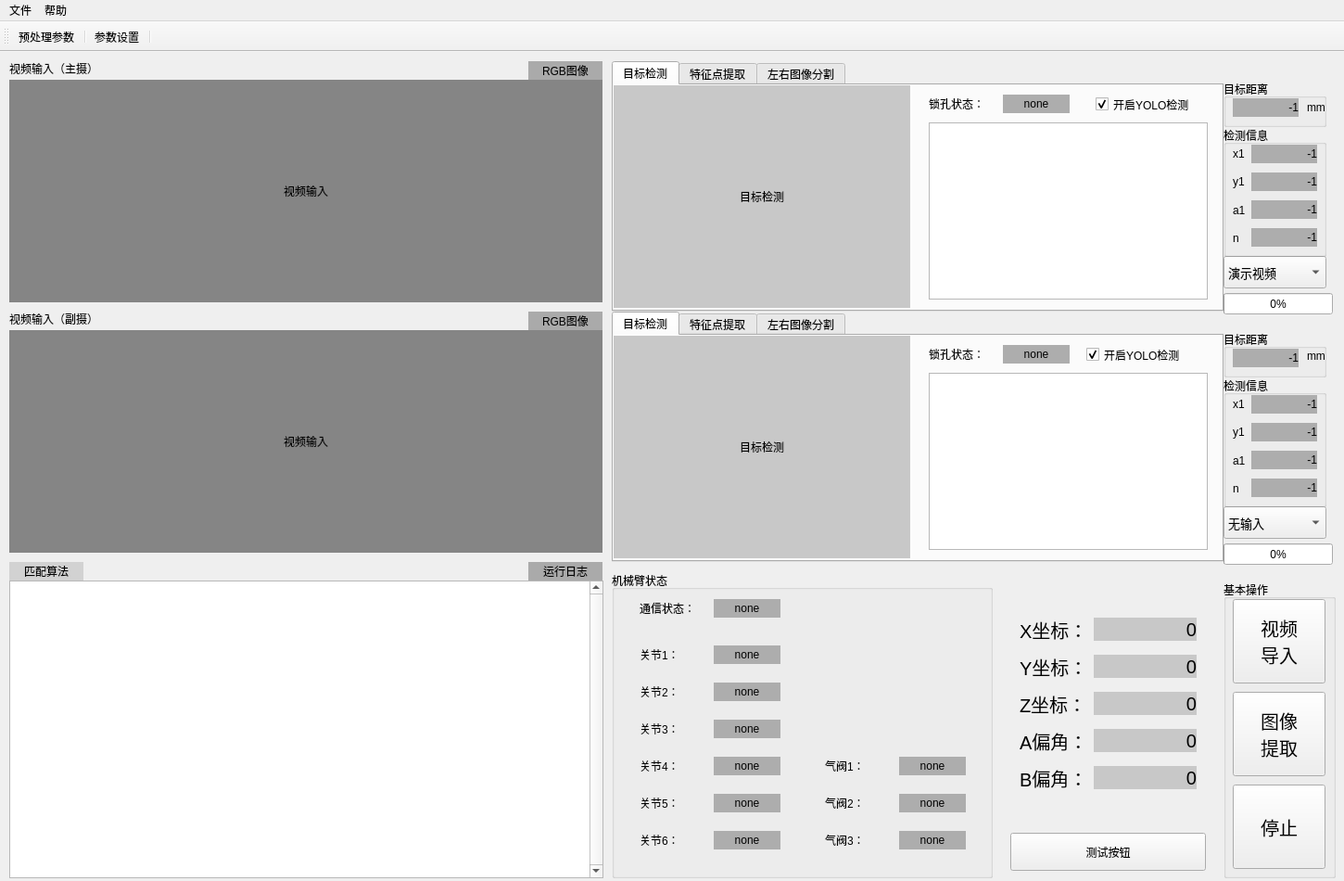
<?xml version="1.0" encoding="UTF-8"?>
<ui version="4.0">
 <class>CvSystemClass</class>
 <widget class="QMainWindow" name="CvSystemClass">
  <property name="geometry">
   <rect>
    <x>0</x>
    <y>0</y>
    <width>1450</width>
    <height>950</height>
   </rect>
  </property>
  <property name="minimumSize">
   <size>
    <width>1450</width>
    <height>950</height>
   </size>
  </property>
  <property name="maximumSize">
   <size>
    <width>1450</width>
    <height>950</height>
   </size>
  </property>
  <property name="windowTitle">
   <string>CvSystem</string>
  </property>
  <widget class="QWidget" name="centralWidget">
   <widget class="QLabel" name="label">
    <property name="geometry">
     <rect>
      <x>10</x>
      <y>10</y>
      <width>141</width>
      <height>16</height>
     </rect>
    </property>
    <property name="text">
     <string>视频输入（主摄）</string>
    </property>
   </widget>
   <widget class="QLabel" name="displayStatus_Label">
    <property name="geometry">
     <rect>
      <x>570</x>
      <y>10</y>
      <width>80</width>
      <height>20</height>
     </rect>
    </property>
    <property name="styleSheet">
     <string notr="true">background-color: rgb(170, 170, 170);</string>
    </property>
    <property name="text">
     <string>RGB图像</string>
    </property>
    <property name="alignment">
     <set>Qt::AlignCenter</set>
    </property>
   </widget>
   <widget class="QLabel" name="videoLabel">
    <property name="geometry">
     <rect>
      <x>10</x>
      <y>30</y>
      <width>640</width>
      <height>240</height>
     </rect>
    </property>
    <property name="layoutDirection">
     <enum>Qt::LeftToRight</enum>
    </property>
    <property name="styleSheet">
     <string notr="true">background-color: rgb(133, 133, 133);</string>
    </property>
    <property name="text">
     <string>视频输入</string>
    </property>
    <property name="textFormat">
     <enum>Qt::AutoText</enum>
    </property>
    <property name="alignment">
     <set>Qt::AlignCenter</set>
    </property>
   </widget>
   <widget class="QTabWidget" name="tabWidget">
    <property name="geometry">
     <rect>
      <x>660</x>
      <y>10</y>
      <width>660</width>
      <height>270</height>
     </rect>
    </property>
    <property name="currentIndex">
     <number>0</number>
    </property>
    <widget class="QWidget" name="tab">
     <attribute name="title">
      <string>目标检测</string>
     </attribute>
     <widget class="QLabel" name="detectionFrame_Label_1">
      <property name="geometry">
       <rect>
        <x>0</x>
        <y>0</y>
        <width>320</width>
        <height>240</height>
       </rect>
      </property>
      <property name="autoFillBackground">
       <bool>false</bool>
      </property>
      <property name="styleSheet">
       <string notr="true">
background-color: rgb(200, 200, 200);</string>
      </property>
      <property name="text">
       <string>目标检测</string>
      </property>
      <property name="textFormat">
       <enum>Qt::AutoText</enum>
      </property>
      <property name="alignment">
       <set>Qt::AlignCenter</set>
      </property>
     </widget>
     <widget class="QLabel" name="label_29">
      <property name="geometry">
       <rect>
        <x>340</x>
        <y>10</y>
        <width>72</width>
        <height>20</height>
       </rect>
      </property>
      <property name="text">
       <string>锁孔状态：</string>
      </property>
     </widget>
     <widget class="QLabel" name="lockStatus_label_1">
      <property name="geometry">
       <rect>
        <x>420</x>
        <y>10</y>
        <width>72</width>
        <height>20</height>
       </rect>
      </property>
      <property name="styleSheet">
       <string notr="true">background-color: rgb(173, 173, 173);</string>
      </property>
      <property name="text">
       <string>none</string>
      </property>
      <property name="alignment">
       <set>Qt::AlignCenter</set>
      </property>
     </widget>
     <widget class="QCheckBox" name="isYolo_checkBox_1">
      <property name="geometry">
       <rect>
        <x>520</x>
        <y>10</y>
        <width>121</width>
        <height>21</height>
       </rect>
      </property>
      <property name="text">
       <string>开启YOLO检测</string>
      </property>
      <property name="checked">
       <bool>true</bool>
      </property>
     </widget>
     <widget class="QTextBrowser" name="yolo_textBrowser_1">
      <property name="geometry">
       <rect>
        <x>340</x>
        <y>40</y>
        <width>301</width>
        <height>191</height>
       </rect>
      </property>
     </widget>
    </widget>
    <widget class="QWidget" name="tab_2">
     <attribute name="title">
      <string>特征点提取</string>
     </attribute>
     <widget class="QLabel" name="matchFrame_Label_1">
      <property name="geometry">
       <rect>
        <x>0</x>
        <y>0</y>
        <width>640</width>
        <height>240</height>
       </rect>
      </property>
      <property name="autoFillBackground">
       <bool>false</bool>
      </property>
      <property name="styleSheet">
       <string notr="true">
background-color: rgb(200, 200, 200);</string>
      </property>
      <property name="text">
       <string>特征点提取</string>
      </property>
      <property name="textFormat">
       <enum>Qt::AutoText</enum>
      </property>
      <property name="alignment">
       <set>Qt::AlignCenter</set>
      </property>
     </widget>
    </widget>
    <widget class="QWidget" name="tab_3">
     <attribute name="title">
      <string>左右图像分割</string>
     </attribute>
     <widget class="QLabel" name="rightFrame_Label_1">
      <property name="geometry">
       <rect>
        <x>330</x>
        <y>0</y>
        <width>320</width>
        <height>240</height>
       </rect>
      </property>
      <property name="autoFillBackground">
       <bool>false</bool>
      </property>
      <property name="styleSheet">
       <string notr="true">
background-color: rgb(200, 200, 200);</string>
      </property>
      <property name="text">
       <string>右摄像头图像</string>
      </property>
      <property name="textFormat">
       <enum>Qt::AutoText</enum>
      </property>
      <property name="alignment">
       <set>Qt::AlignCenter</set>
      </property>
     </widget>
     <widget class="QLabel" name="leftFrame_Label_1">
      <property name="geometry">
       <rect>
        <x>0</x>
        <y>0</y>
        <width>320</width>
        <height>240</height>
       </rect>
      </property>
      <property name="autoFillBackground">
       <bool>false</bool>
      </property>
      <property name="styleSheet">
       <string notr="true">
background-color: rgb(200, 200, 200);</string>
      </property>
      <property name="text">
       <string>左摄像头图像</string>
      </property>
      <property name="textFormat">
       <enum>Qt::AutoText</enum>
      </property>
      <property name="alignment">
       <set>Qt::AlignCenter</set>
      </property>
     </widget>
    </widget>
   </widget>
   <widget class="QTextBrowser" name="textBrowser">
    <property name="geometry">
     <rect>
      <x>10</x>
      <y>570</y>
      <width>641</width>
      <height>321</height>
     </rect>
    </property>
    <property name="verticalScrollBarPolicy">
     <enum>Qt::ScrollBarAlwaysOn</enum>
    </property>
   </widget>
   <widget class="QLabel" name="displayStatus_Label_2">
    <property name="geometry">
     <rect>
      <x>570</x>
      <y>280</y>
      <width>80</width>
      <height>20</height>
     </rect>
    </property>
    <property name="styleSheet">
     <string notr="true">background-color: rgb(170, 170, 170);</string>
    </property>
    <property name="text">
     <string>RGB图像</string>
    </property>
    <property name="alignment">
     <set>Qt::AlignCenter</set>
    </property>
   </widget>
   <widget class="QLabel" name="label_2">
    <property name="geometry">
     <rect>
      <x>10</x>
      <y>280</y>
      <width>141</width>
      <height>16</height>
     </rect>
    </property>
    <property name="text">
     <string>视频输入（副摄）</string>
    </property>
   </widget>
   <widget class="QLabel" name="videoLabel_2">
    <property name="geometry">
     <rect>
      <x>10</x>
      <y>300</y>
      <width>640</width>
      <height>240</height>
     </rect>
    </property>
    <property name="layoutDirection">
     <enum>Qt::LeftToRight</enum>
    </property>
    <property name="styleSheet">
     <string notr="true">background-color: rgb(133, 133, 133);</string>
    </property>
    <property name="text">
     <string>视频输入</string>
    </property>
    <property name="textFormat">
     <enum>Qt::AutoText</enum>
    </property>
    <property name="alignment">
     <set>Qt::AlignCenter</set>
    </property>
   </widget>
   <widget class="QLabel" name="label_X">
    <property name="geometry">
     <rect>
      <x>1180</x>
      <y>610</y>
      <width>111</width>
      <height>25</height>
     </rect>
    </property>
    <property name="font">
     <font>
      <pointsize>15</pointsize>
     </font>
    </property>
    <property name="styleSheet">
     <string notr="true">background-color: rgb(200, 200, 200);</string>
    </property>
    <property name="text">
     <string>0</string>
    </property>
    <property name="alignment">
     <set>Qt::AlignRight|Qt::AlignTrailing|Qt::AlignVCenter</set>
    </property>
   </widget>
   <widget class="QLabel" name="label_Z">
    <property name="geometry">
     <rect>
      <x>1180</x>
      <y>690</y>
      <width>111</width>
      <height>25</height>
     </rect>
    </property>
    <property name="font">
     <font>
      <pointsize>15</pointsize>
     </font>
    </property>
    <property name="styleSheet">
     <string notr="true">background-color: rgb(200, 200, 200);</string>
    </property>
    <property name="text">
     <string>0</string>
    </property>
    <property name="alignment">
     <set>Qt::AlignRight|Qt::AlignTrailing|Qt::AlignVCenter</set>
    </property>
   </widget>
   <widget class="QLabel" name="label_A">
    <property name="geometry">
     <rect>
      <x>1180</x>
      <y>730</y>
      <width>111</width>
      <height>25</height>
     </rect>
    </property>
    <property name="font">
     <font>
      <pointsize>15</pointsize>
     </font>
    </property>
    <property name="styleSheet">
     <string notr="true">background-color: rgb(200, 200, 200);</string>
    </property>
    <property name="text">
     <string>0</string>
    </property>
    <property name="alignment">
     <set>Qt::AlignRight|Qt::AlignTrailing|Qt::AlignVCenter</set>
    </property>
   </widget>
   <widget class="QLabel" name="label_3">
    <property name="geometry">
     <rect>
      <x>1100</x>
      <y>610</y>
      <width>80</width>
      <height>25</height>
     </rect>
    </property>
    <property name="font">
     <font>
      <pointsize>15</pointsize>
     </font>
    </property>
    <property name="text">
     <string>X坐标：</string>
    </property>
   </widget>
   <widget class="QLabel" name="label_Y">
    <property name="geometry">
     <rect>
      <x>1180</x>
      <y>650</y>
      <width>111</width>
      <height>25</height>
     </rect>
    </property>
    <property name="font">
     <font>
      <pointsize>15</pointsize>
     </font>
    </property>
    <property name="styleSheet">
     <string notr="true">background-color: rgb(200, 200, 200);</string>
    </property>
    <property name="text">
     <string>0</string>
    </property>
    <property name="alignment">
     <set>Qt::AlignRight|Qt::AlignTrailing|Qt::AlignVCenter</set>
    </property>
   </widget>
   <widget class="QLabel" name="label_4">
    <property name="geometry">
     <rect>
      <x>1100</x>
      <y>650</y>
      <width>80</width>
      <height>25</height>
     </rect>
    </property>
    <property name="font">
     <font>
      <pointsize>15</pointsize>
     </font>
    </property>
    <property name="text">
     <string>Y坐标：</string>
    </property>
   </widget>
   <widget class="QLabel" name="label_5">
    <property name="geometry">
     <rect>
      <x>1100</x>
      <y>690</y>
      <width>80</width>
      <height>25</height>
     </rect>
    </property>
    <property name="font">
     <font>
      <pointsize>15</pointsize>
     </font>
    </property>
    <property name="text">
     <string>Z坐标：</string>
    </property>
   </widget>
   <widget class="QLabel" name="label_6">
    <property name="geometry">
     <rect>
      <x>1100</x>
      <y>730</y>
      <width>80</width>
      <height>25</height>
     </rect>
    </property>
    <property name="font">
     <font>
      <pointsize>15</pointsize>
     </font>
    </property>
    <property name="text">
     <string>A偏角：</string>
    </property>
   </widget>
   <widget class="QLabel" name="label_B">
    <property name="geometry">
     <rect>
      <x>1180</x>
      <y>770</y>
      <width>111</width>
      <height>25</height>
     </rect>
    </property>
    <property name="font">
     <font>
      <pointsize>15</pointsize>
     </font>
    </property>
    <property name="styleSheet">
     <string notr="true">background-color: rgb(200, 200, 200);</string>
    </property>
    <property name="text">
     <string>0</string>
    </property>
    <property name="alignment">
     <set>Qt::AlignRight|Qt::AlignTrailing|Qt::AlignVCenter</set>
    </property>
   </widget>
   <widget class="QLabel" name="label_7">
    <property name="geometry">
     <rect>
      <x>1100</x>
      <y>770</y>
      <width>80</width>
      <height>25</height>
     </rect>
    </property>
    <property name="font">
     <font>
      <pointsize>15</pointsize>
     </font>
    </property>
    <property name="text">
     <string>B偏角：</string>
    </property>
   </widget>
   <widget class="QComboBox" name="capType_comboBox">
    <property name="geometry">
     <rect>
      <x>1320</x>
      <y>220</y>
      <width>111</width>
      <height>35</height>
     </rect>
    </property>
    <property name="sizePolicy">
     <sizepolicy hsizetype="Minimum" vsizetype="Fixed">
      <horstretch>0</horstretch>
      <verstretch>0</verstretch>
     </sizepolicy>
    </property>
    <property name="font">
     <font>
      <pointsize>10</pointsize>
     </font>
    </property>
    <property name="autoFillBackground">
     <bool>false</bool>
    </property>
    <item>
     <property name="text">
      <string>演示视频</string>
     </property>
    </item>
    <item>
     <property name="text">
      <string>摄像头1</string>
     </property>
    </item>
   </widget>
   <widget class="QProgressBar" name="extract_progressBar">
    <property name="geometry">
     <rect>
      <x>1320</x>
      <y>260</y>
      <width>118</width>
      <height>23</height>
     </rect>
    </property>
    <property name="value">
     <number>0</number>
    </property>
   </widget>
   <widget class="QLabel" name="matchType_Label">
    <property name="geometry">
     <rect>
      <x>10</x>
      <y>550</y>
      <width>80</width>
      <height>20</height>
     </rect>
    </property>
    <property name="styleSheet">
     <string notr="true">background-color: rgb(210, 210, 210);</string>
    </property>
    <property name="text">
     <string>匹配算法</string>
    </property>
    <property name="alignment">
     <set>Qt::AlignCenter</set>
    </property>
   </widget>
   <widget class="QComboBox" name="capType_comboBox_2">
    <property name="geometry">
     <rect>
      <x>1320</x>
      <y>490</y>
      <width>111</width>
      <height>35</height>
     </rect>
    </property>
    <property name="sizePolicy">
     <sizepolicy hsizetype="Minimum" vsizetype="Fixed">
      <horstretch>0</horstretch>
      <verstretch>0</verstretch>
     </sizepolicy>
    </property>
    <property name="font">
     <font>
      <pointsize>10</pointsize>
     </font>
    </property>
    <property name="autoFillBackground">
     <bool>false</bool>
    </property>
    <item>
     <property name="text">
      <string>无输入</string>
     </property>
    </item>
    <item>
     <property name="text">
      <string>演示视频</string>
     </property>
    </item>
    <item>
     <property name="text">
      <string>摄像头2</string>
     </property>
    </item>
   </widget>
   <widget class="QProgressBar" name="extract_progressBar_2">
    <property name="geometry">
     <rect>
      <x>1320</x>
      <y>530</y>
      <width>118</width>
      <height>23</height>
     </rect>
    </property>
    <property name="value">
     <number>0</number>
    </property>
   </widget>
   <widget class="QTabWidget" name="tabWidget_2">
    <property name="geometry">
     <rect>
      <x>660</x>
      <y>280</y>
      <width>660</width>
      <height>270</height>
     </rect>
    </property>
    <property name="currentIndex">
     <number>0</number>
    </property>
    <widget class="QWidget" name="tab_4">
     <attribute name="title">
      <string>目标检测</string>
     </attribute>
     <widget class="QLabel" name="detectionFrame_Label_2">
      <property name="geometry">
       <rect>
        <x>0</x>
        <y>0</y>
        <width>320</width>
        <height>240</height>
       </rect>
      </property>
      <property name="autoFillBackground">
       <bool>false</bool>
      </property>
      <property name="styleSheet">
       <string notr="true">
background-color: rgb(200, 200, 200);</string>
      </property>
      <property name="text">
       <string>目标检测</string>
      </property>
      <property name="textFormat">
       <enum>Qt::AutoText</enum>
      </property>
      <property name="alignment">
       <set>Qt::AlignCenter</set>
      </property>
     </widget>
     <widget class="QLabel" name="label_37">
      <property name="geometry">
       <rect>
        <x>340</x>
        <y>10</y>
        <width>72</width>
        <height>20</height>
       </rect>
      </property>
      <property name="text">
       <string>锁孔状态：</string>
      </property>
     </widget>
     <widget class="QLabel" name="lockStatus_label_2">
      <property name="geometry">
       <rect>
        <x>420</x>
        <y>10</y>
        <width>72</width>
        <height>20</height>
       </rect>
      </property>
      <property name="styleSheet">
       <string notr="true">background-color: rgb(173, 173, 173);</string>
      </property>
      <property name="text">
       <string>none</string>
      </property>
      <property name="alignment">
       <set>Qt::AlignCenter</set>
      </property>
     </widget>
     <widget class="QCheckBox" name="isYolo_checkBox_2">
      <property name="geometry">
       <rect>
        <x>510</x>
        <y>10</y>
        <width>121</width>
        <height>21</height>
       </rect>
      </property>
      <property name="text">
       <string>开启YOLO检测</string>
      </property>
      <property name="checked">
       <bool>true</bool>
      </property>
     </widget>
     <widget class="QTextBrowser" name="yolo_textBrowser_2">
      <property name="geometry">
       <rect>
        <x>340</x>
        <y>40</y>
        <width>301</width>
        <height>191</height>
       </rect>
      </property>
     </widget>
    </widget>
    <widget class="QWidget" name="tab_5">
     <attribute name="title">
      <string>特征点提取</string>
     </attribute>
     <widget class="QLabel" name="matchFrame_Label_2">
      <property name="geometry">
       <rect>
        <x>0</x>
        <y>0</y>
        <width>640</width>
        <height>240</height>
       </rect>
      </property>
      <property name="autoFillBackground">
       <bool>false</bool>
      </property>
      <property name="styleSheet">
       <string notr="true">
background-color: rgb(200, 200, 200);</string>
      </property>
      <property name="text">
       <string>特征点提取</string>
      </property>
      <property name="textFormat">
       <enum>Qt::AutoText</enum>
      </property>
      <property name="alignment">
       <set>Qt::AlignCenter</set>
      </property>
     </widget>
    </widget>
    <widget class="QWidget" name="tab_6">
     <attribute name="title">
      <string>左右图像分割</string>
     </attribute>
     <widget class="QLabel" name="rightFrame_Label_2">
      <property name="geometry">
       <rect>
        <x>330</x>
        <y>0</y>
        <width>320</width>
        <height>240</height>
       </rect>
      </property>
      <property name="autoFillBackground">
       <bool>false</bool>
      </property>
      <property name="styleSheet">
       <string notr="true">
background-color: rgb(200, 200, 200);</string>
      </property>
      <property name="text">
       <string>右摄像头图像</string>
      </property>
      <property name="textFormat">
       <enum>Qt::AutoText</enum>
      </property>
      <property name="alignment">
       <set>Qt::AlignCenter</set>
      </property>
     </widget>
     <widget class="QLabel" name="leftFrame_Label_2">
      <property name="geometry">
       <rect>
        <x>0</x>
        <y>0</y>
        <width>320</width>
        <height>240</height>
       </rect>
      </property>
      <property name="autoFillBackground">
       <bool>false</bool>
      </property>
      <property name="styleSheet">
       <string notr="true">
background-color: rgb(200, 200, 200);</string>
      </property>
      <property name="text">
       <string>左摄像头图像</string>
      </property>
      <property name="textFormat">
       <enum>Qt::AutoText</enum>
      </property>
      <property name="alignment">
       <set>Qt::AlignCenter</set>
      </property>
     </widget>
    </widget>
   </widget>
   <widget class="QLabel" name="label_8">
    <property name="geometry">
     <rect>
      <x>1520</x>
      <y>930</y>
      <width>270</width>
      <height>22</height>
     </rect>
    </property>
    <property name="font">
     <font>
      <family>楷体</family>
      <pointsize>14</pointsize>
     </font>
    </property>
    <property name="layoutDirection">
     <enum>Qt::LeftToRight</enum>
    </property>
    <property name="text">
     <string>集装箱扭锁视觉识别系统 v2.0</string>
    </property>
   </widget>
   <widget class="QLabel" name="logName_Label">
    <property name="geometry">
     <rect>
      <x>570</x>
      <y>550</y>
      <width>80</width>
      <height>20</height>
     </rect>
    </property>
    <property name="styleSheet">
     <string notr="true">background-color: rgb(170, 170, 170);</string>
    </property>
    <property name="text">
     <string>运行日志</string>
    </property>
    <property name="alignment">
     <set>Qt::AlignCenter</set>
    </property>
   </widget>
   <widget class="QGroupBox" name="groupBox">
    <property name="geometry">
     <rect>
      <x>660</x>
      <y>560</y>
      <width>411</width>
      <height>331</height>
     </rect>
    </property>
    <property name="title">
     <string>机械臂状态</string>
    </property>
    <widget class="QLabel" name="label_9">
     <property name="geometry">
      <rect>
       <x>30</x>
       <y>30</y>
       <width>72</width>
       <height>20</height>
      </rect>
     </property>
     <property name="text">
      <string>通信状态：</string>
     </property>
    </widget>
    <widget class="QLabel" name="label_10">
     <property name="geometry">
      <rect>
       <x>110</x>
       <y>30</y>
       <width>72</width>
       <height>20</height>
      </rect>
     </property>
     <property name="styleSheet">
      <string notr="true">background-color: rgb(173, 173, 173);</string>
     </property>
     <property name="text">
      <string>none</string>
     </property>
     <property name="alignment">
      <set>Qt::AlignCenter</set>
     </property>
    </widget>
    <widget class="QLabel" name="label_11">
     <property name="geometry">
      <rect>
       <x>30</x>
       <y>80</y>
       <width>72</width>
       <height>20</height>
      </rect>
     </property>
     <property name="text">
      <string>关节1：</string>
     </property>
    </widget>
    <widget class="QLabel" name="label_12">
     <property name="geometry">
      <rect>
       <x>110</x>
       <y>80</y>
       <width>72</width>
       <height>20</height>
      </rect>
     </property>
     <property name="styleSheet">
      <string notr="true">background-color: rgb(173, 173, 173);</string>
     </property>
     <property name="text">
      <string>none</string>
     </property>
     <property name="alignment">
      <set>Qt::AlignCenter</set>
     </property>
    </widget>
    <widget class="QLabel" name="label_13">
     <property name="geometry">
      <rect>
       <x>30</x>
       <y>120</y>
       <width>72</width>
       <height>20</height>
      </rect>
     </property>
     <property name="text">
      <string>关节2：</string>
     </property>
    </widget>
    <widget class="QLabel" name="label_14">
     <property name="geometry">
      <rect>
       <x>110</x>
       <y>120</y>
       <width>72</width>
       <height>20</height>
      </rect>
     </property>
     <property name="styleSheet">
      <string notr="true">background-color: rgb(173, 173, 173);</string>
     </property>
     <property name="text">
      <string>none</string>
     </property>
     <property name="alignment">
      <set>Qt::AlignCenter</set>
     </property>
    </widget>
    <widget class="QLabel" name="label_15">
     <property name="geometry">
      <rect>
       <x>30</x>
       <y>160</y>
       <width>72</width>
       <height>20</height>
      </rect>
     </property>
     <property name="text">
      <string>关节3：</string>
     </property>
    </widget>
    <widget class="QLabel" name="label_16">
     <property name="geometry">
      <rect>
       <x>110</x>
       <y>160</y>
       <width>72</width>
       <height>20</height>
      </rect>
     </property>
     <property name="styleSheet">
      <string notr="true">background-color: rgb(173, 173, 173);</string>
     </property>
     <property name="text">
      <string>none</string>
     </property>
     <property name="alignment">
      <set>Qt::AlignCenter</set>
     </property>
    </widget>
    <widget class="QLabel" name="label_17">
     <property name="geometry">
      <rect>
       <x>110</x>
       <y>200</y>
       <width>72</width>
       <height>20</height>
      </rect>
     </property>
     <property name="styleSheet">
      <string notr="true">background-color: rgb(173, 173, 173);</string>
     </property>
     <property name="text">
      <string>none</string>
     </property>
     <property name="alignment">
      <set>Qt::AlignCenter</set>
     </property>
    </widget>
    <widget class="QLabel" name="label_18">
     <property name="geometry">
      <rect>
       <x>30</x>
       <y>240</y>
       <width>72</width>
       <height>20</height>
      </rect>
     </property>
     <property name="text">
      <string>关节5：</string>
     </property>
    </widget>
    <widget class="QLabel" name="label_19">
     <property name="geometry">
      <rect>
       <x>30</x>
       <y>280</y>
       <width>72</width>
       <height>20</height>
      </rect>
     </property>
     <property name="text">
      <string>关节6：</string>
     </property>
    </widget>
    <widget class="QLabel" name="label_20">
     <property name="geometry">
      <rect>
       <x>110</x>
       <y>240</y>
       <width>72</width>
       <height>20</height>
      </rect>
     </property>
     <property name="styleSheet">
      <string notr="true">background-color: rgb(173, 173, 173);</string>
     </property>
     <property name="text">
      <string>none</string>
     </property>
     <property name="alignment">
      <set>Qt::AlignCenter</set>
     </property>
    </widget>
    <widget class="QLabel" name="label_21">
     <property name="geometry">
      <rect>
       <x>110</x>
       <y>280</y>
       <width>72</width>
       <height>20</height>
      </rect>
     </property>
     <property name="styleSheet">
      <string notr="true">background-color: rgb(173, 173, 173);</string>
     </property>
     <property name="text">
      <string>none</string>
     </property>
     <property name="alignment">
      <set>Qt::AlignCenter</set>
     </property>
    </widget>
    <widget class="QLabel" name="label_22">
     <property name="geometry">
      <rect>
       <x>30</x>
       <y>200</y>
       <width>72</width>
       <height>20</height>
      </rect>
     </property>
     <property name="text">
      <string>关节4：</string>
     </property>
    </widget>
    <widget class="QLabel" name="label_23">
     <property name="geometry">
      <rect>
       <x>310</x>
       <y>200</y>
       <width>72</width>
       <height>20</height>
      </rect>
     </property>
     <property name="styleSheet">
      <string notr="true">background-color: rgb(173, 173, 173);</string>
     </property>
     <property name="text">
      <string>none</string>
     </property>
     <property name="alignment">
      <set>Qt::AlignCenter</set>
     </property>
    </widget>
    <widget class="QLabel" name="label_24">
     <property name="geometry">
      <rect>
       <x>230</x>
       <y>240</y>
       <width>72</width>
       <height>20</height>
      </rect>
     </property>
     <property name="text">
      <string>气阀2：</string>
     </property>
    </widget>
    <widget class="QLabel" name="label_25">
     <property name="geometry">
      <rect>
       <x>230</x>
       <y>280</y>
       <width>72</width>
       <height>20</height>
      </rect>
     </property>
     <property name="text">
      <string>气阀3：</string>
     </property>
    </widget>
    <widget class="QLabel" name="label_26">
     <property name="geometry">
      <rect>
       <x>310</x>
       <y>240</y>
       <width>72</width>
       <height>20</height>
      </rect>
     </property>
     <property name="styleSheet">
      <string notr="true">background-color: rgb(173, 173, 173);</string>
     </property>
     <property name="text">
      <string>none</string>
     </property>
     <property name="alignment">
      <set>Qt::AlignCenter</set>
     </property>
    </widget>
    <widget class="QLabel" name="label_27">
     <property name="geometry">
      <rect>
       <x>310</x>
       <y>280</y>
       <width>72</width>
       <height>20</height>
      </rect>
     </property>
     <property name="styleSheet">
      <string notr="true">background-color: rgb(173, 173, 173);</string>
     </property>
     <property name="text">
      <string>none</string>
     </property>
     <property name="alignment">
      <set>Qt::AlignCenter</set>
     </property>
    </widget>
    <widget class="QLabel" name="label_28">
     <property name="geometry">
      <rect>
       <x>230</x>
       <y>200</y>
       <width>72</width>
       <height>20</height>
      </rect>
     </property>
     <property name="text">
      <string>气阀1：</string>
     </property>
    </widget>
   </widget>
   <widget class="QGroupBox" name="groupBox_2">
    <property name="geometry">
     <rect>
      <x>1320</x>
      <y>570</y>
      <width>121</width>
      <height>321</height>
     </rect>
    </property>
    <property name="title">
     <string>基本操作</string>
    </property>
    <widget class="QPushButton" name="display_Button">
     <property name="geometry">
      <rect>
       <x>10</x>
       <y>20</y>
       <width>100</width>
       <height>91</height>
      </rect>
     </property>
     <property name="font">
      <font>
       <family>宋体</family>
       <pointsize>15</pointsize>
      </font>
     </property>
     <property name="text">
      <string>视频
导入</string>
     </property>
    </widget>
    <widget class="QPushButton" name="start_Button">
     <property name="geometry">
      <rect>
       <x>10</x>
       <y>120</y>
       <width>100</width>
       <height>91</height>
      </rect>
     </property>
     <property name="font">
      <font>
       <family>宋体</family>
       <pointsize>15</pointsize>
      </font>
     </property>
     <property name="text">
      <string>图像
提取</string>
     </property>
    </widget>
    <widget class="QPushButton" name="stop_Button">
     <property name="geometry">
      <rect>
       <x>10</x>
       <y>220</y>
       <width>100</width>
       <height>91</height>
      </rect>
     </property>
     <property name="font">
      <font>
       <family>宋体</family>
       <pointsize>15</pointsize>
      </font>
     </property>
     <property name="text">
      <string>停止</string>
     </property>
    </widget>
   </widget>
   <widget class="QGroupBox" name="groupBox_3">
    <property name="geometry">
     <rect>
      <x>1320</x>
      <y>30</y>
      <width>111</width>
      <height>51</height>
     </rect>
    </property>
    <property name="title">
     <string>目标距离</string>
    </property>
    <widget class="QLabel" name="distance_label_1">
     <property name="geometry">
      <rect>
       <x>10</x>
       <y>20</y>
       <width>71</width>
       <height>20</height>
      </rect>
     </property>
     <property name="styleSheet">
      <string notr="true">background-color: rgb(173, 173, 173);</string>
     </property>
     <property name="text">
      <string>-1</string>
     </property>
     <property name="alignment">
      <set>Qt::AlignRight|Qt::AlignTrailing|Qt::AlignVCenter</set>
     </property>
    </widget>
    <widget class="QLabel" name="label_30">
     <property name="geometry">
      <rect>
       <x>90</x>
       <y>20</y>
       <width>21</width>
       <height>20</height>
      </rect>
     </property>
     <property name="text">
      <string>mm</string>
     </property>
    </widget>
   </widget>
   <widget class="QGroupBox" name="groupBox_4">
    <property name="geometry">
     <rect>
      <x>1320</x>
      <y>300</y>
      <width>111</width>
      <height>51</height>
     </rect>
    </property>
    <property name="title">
     <string>目标距离</string>
    </property>
    <widget class="QLabel" name="distance_label_2">
     <property name="geometry">
      <rect>
       <x>10</x>
       <y>20</y>
       <width>71</width>
       <height>20</height>
      </rect>
     </property>
     <property name="styleSheet">
      <string notr="true">background-color: rgb(173, 173, 173);</string>
     </property>
     <property name="text">
      <string>-1</string>
     </property>
     <property name="alignment">
      <set>Qt::AlignRight|Qt::AlignTrailing|Qt::AlignVCenter</set>
     </property>
    </widget>
    <widget class="QLabel" name="label_35">
     <property name="geometry">
      <rect>
       <x>90</x>
       <y>20</y>
       <width>21</width>
       <height>16</height>
      </rect>
     </property>
     <property name="text">
      <string>mm</string>
     </property>
    </widget>
   </widget>
   <widget class="QGroupBox" name="groupBox_5">
    <property name="geometry">
     <rect>
      <x>1320</x>
      <y>80</y>
      <width>111</width>
      <height>141</height>
     </rect>
    </property>
    <property name="title">
     <string>检测信息</string>
    </property>
    <widget class="QLabel" name="cenx_label_1">
     <property name="geometry">
      <rect>
       <x>30</x>
       <y>20</y>
       <width>71</width>
       <height>20</height>
      </rect>
     </property>
     <property name="styleSheet">
      <string notr="true">background-color: rgb(173, 173, 173);</string>
     </property>
     <property name="text">
      <string>-1</string>
     </property>
     <property name="alignment">
      <set>Qt::AlignRight|Qt::AlignTrailing|Qt::AlignVCenter</set>
     </property>
    </widget>
    <widget class="QLabel" name="label_31">
     <property name="geometry">
      <rect>
       <x>10</x>
       <y>20</y>
       <width>21</width>
       <height>20</height>
      </rect>
     </property>
     <property name="text">
      <string>x1</string>
     </property>
    </widget>
    <widget class="QLabel" name="ceny_label_1">
     <property name="geometry">
      <rect>
       <x>30</x>
       <y>50</y>
       <width>71</width>
       <height>20</height>
      </rect>
     </property>
     <property name="styleSheet">
      <string notr="true">background-color: rgb(173, 173, 173);</string>
     </property>
     <property name="text">
      <string>-1</string>
     </property>
     <property name="alignment">
      <set>Qt::AlignRight|Qt::AlignTrailing|Qt::AlignVCenter</set>
     </property>
    </widget>
    <widget class="QLabel" name="label_32">
     <property name="geometry">
      <rect>
       <x>10</x>
       <y>50</y>
       <width>21</width>
       <height>20</height>
      </rect>
     </property>
     <property name="text">
      <string>y1</string>
     </property>
    </widget>
    <widget class="QLabel" name="angle_label_1">
     <property name="geometry">
      <rect>
       <x>30</x>
       <y>80</y>
       <width>71</width>
       <height>20</height>
      </rect>
     </property>
     <property name="styleSheet">
      <string notr="true">background-color: rgb(173, 173, 173);</string>
     </property>
     <property name="text">
      <string>-1</string>
     </property>
     <property name="alignment">
      <set>Qt::AlignRight|Qt::AlignTrailing|Qt::AlignVCenter</set>
     </property>
    </widget>
    <widget class="QLabel" name="label_33">
     <property name="geometry">
      <rect>
       <x>10</x>
       <y>80</y>
       <width>21</width>
       <height>21</height>
      </rect>
     </property>
     <property name="text">
      <string>a1</string>
     </property>
    </widget>
    <widget class="QLabel" name="label_34">
     <property name="geometry">
      <rect>
       <x>10</x>
       <y>110</y>
       <width>21</width>
       <height>21</height>
      </rect>
     </property>
     <property name="text">
      <string>n</string>
     </property>
    </widget>
    <widget class="QLabel" name="feaNum_label_1">
     <property name="geometry">
      <rect>
       <x>30</x>
       <y>110</y>
       <width>71</width>
       <height>20</height>
      </rect>
     </property>
     <property name="styleSheet">
      <string notr="true">background-color: rgb(173, 173, 173);</string>
     </property>
     <property name="text">
      <string>-1</string>
     </property>
     <property name="alignment">
      <set>Qt::AlignRight|Qt::AlignTrailing|Qt::AlignVCenter</set>
     </property>
    </widget>
   </widget>
   <widget class="QGroupBox" name="groupBox_6">
    <property name="geometry">
     <rect>
      <x>1320</x>
      <y>350</y>
      <width>111</width>
      <height>141</height>
     </rect>
    </property>
    <property name="title">
     <string>检测信息</string>
    </property>
    <widget class="QLabel" name="cenx_label_2">
     <property name="geometry">
      <rect>
       <x>30</x>
       <y>20</y>
       <width>71</width>
       <height>20</height>
      </rect>
     </property>
     <property name="styleSheet">
      <string notr="true">background-color: rgb(173, 173, 173);</string>
     </property>
     <property name="text">
      <string>-1</string>
     </property>
     <property name="alignment">
      <set>Qt::AlignRight|Qt::AlignTrailing|Qt::AlignVCenter</set>
     </property>
    </widget>
    <widget class="QLabel" name="label_38">
     <property name="geometry">
      <rect>
       <x>10</x>
       <y>20</y>
       <width>21</width>
       <height>20</height>
      </rect>
     </property>
     <property name="text">
      <string>x1</string>
     </property>
    </widget>
    <widget class="QLabel" name="ceny_label_2">
     <property name="geometry">
      <rect>
       <x>30</x>
       <y>50</y>
       <width>71</width>
       <height>20</height>
      </rect>
     </property>
     <property name="styleSheet">
      <string notr="true">background-color: rgb(173, 173, 173);</string>
     </property>
     <property name="text">
      <string>-1</string>
     </property>
     <property name="alignment">
      <set>Qt::AlignRight|Qt::AlignTrailing|Qt::AlignVCenter</set>
     </property>
    </widget>
    <widget class="QLabel" name="label_39">
     <property name="geometry">
      <rect>
       <x>10</x>
       <y>50</y>
       <width>21</width>
       <height>20</height>
      </rect>
     </property>
     <property name="text">
      <string>y1</string>
     </property>
    </widget>
    <widget class="QLabel" name="angle_label_2">
     <property name="geometry">
      <rect>
       <x>30</x>
       <y>80</y>
       <width>71</width>
       <height>20</height>
      </rect>
     </property>
     <property name="styleSheet">
      <string notr="true">background-color: rgb(173, 173, 173);</string>
     </property>
     <property name="text">
      <string>-1</string>
     </property>
     <property name="alignment">
      <set>Qt::AlignRight|Qt::AlignTrailing|Qt::AlignVCenter</set>
     </property>
    </widget>
    <widget class="QLabel" name="label_40">
     <property name="geometry">
      <rect>
       <x>10</x>
       <y>80</y>
       <width>21</width>
       <height>21</height>
      </rect>
     </property>
     <property name="text">
      <string>a1</string>
     </property>
    </widget>
    <widget class="QLabel" name="label_36">
     <property name="geometry">
      <rect>
       <x>10</x>
       <y>110</y>
       <width>21</width>
       <height>21</height>
      </rect>
     </property>
     <property name="text">
      <string>n</string>
     </property>
    </widget>
    <widget class="QLabel" name="feaNum_label_2">
     <property name="geometry">
      <rect>
       <x>30</x>
       <y>110</y>
       <width>71</width>
       <height>20</height>
      </rect>
     </property>
     <property name="styleSheet">
      <string notr="true">background-color: rgb(173, 173, 173);</string>
     </property>
     <property name="text">
      <string>-1</string>
     </property>
     <property name="alignment">
      <set>Qt::AlignRight|Qt::AlignTrailing|Qt::AlignVCenter</set>
     </property>
    </widget>
   </widget>
   <widget class="QPushButton" name="testButton">
    <property name="geometry">
     <rect>
      <x>1090</x>
      <y>842</y>
      <width>211</width>
      <height>41</height>
     </rect>
    </property>
    <property name="text">
     <string>测试按钮</string>
    </property>
   </widget>
  </widget>
  <widget class="QMenuBar" name="menuBar">
   <property name="geometry">
    <rect>
     <x>0</x>
     <y>0</y>
     <width>1450</width>
     <height>26</height>
    </rect>
   </property>
   <widget class="QMenu" name="menu">
    <property name="title">
     <string>文件</string>
    </property>
    <addaction name="new_action"/>
    <addaction name="save_action"/>
   </widget>
   <widget class="QMenu" name="menu_2">
    <property name="title">
     <string>帮助</string>
    </property>
    <addaction name="actions"/>
   </widget>
   <addaction name="menu"/>
   <addaction name="menu_2"/>
  </widget>
  <widget class="QToolBar" name="mainToolBar">
   <attribute name="toolBarArea">
    <enum>TopToolBarArea</enum>
   </attribute>
   <attribute name="toolBarBreak">
    <bool>false</bool>
   </attribute>
   <addaction name="preSet_Action"/>
   <addaction name="separator"/>
   <addaction name="paraSet_Action"/>
   <addaction name="separator"/>
  </widget>
  <action name="new_action">
   <property name="text">
    <string>新建</string>
   </property>
  </action>
  <action name="save_action">
   <property name="text">
    <string>保存</string>
   </property>
  </action>
  <action name="paraSet_Action">
   <property name="text">
    <string>参数设置</string>
   </property>
  </action>
  <action name="preSet_Action">
   <property name="text">
    <string>预处理参数</string>
   </property>
  </action>
  <action name="actions">
   <property name="text">
    <string>关于</string>
   </property>
  </action>
 </widget>
 <layoutdefault spacing="6" margin="11"/>
 <resources>
  <include location="CvSystem.qrc"/>
 </resources>
 <connections/>
</ui>
